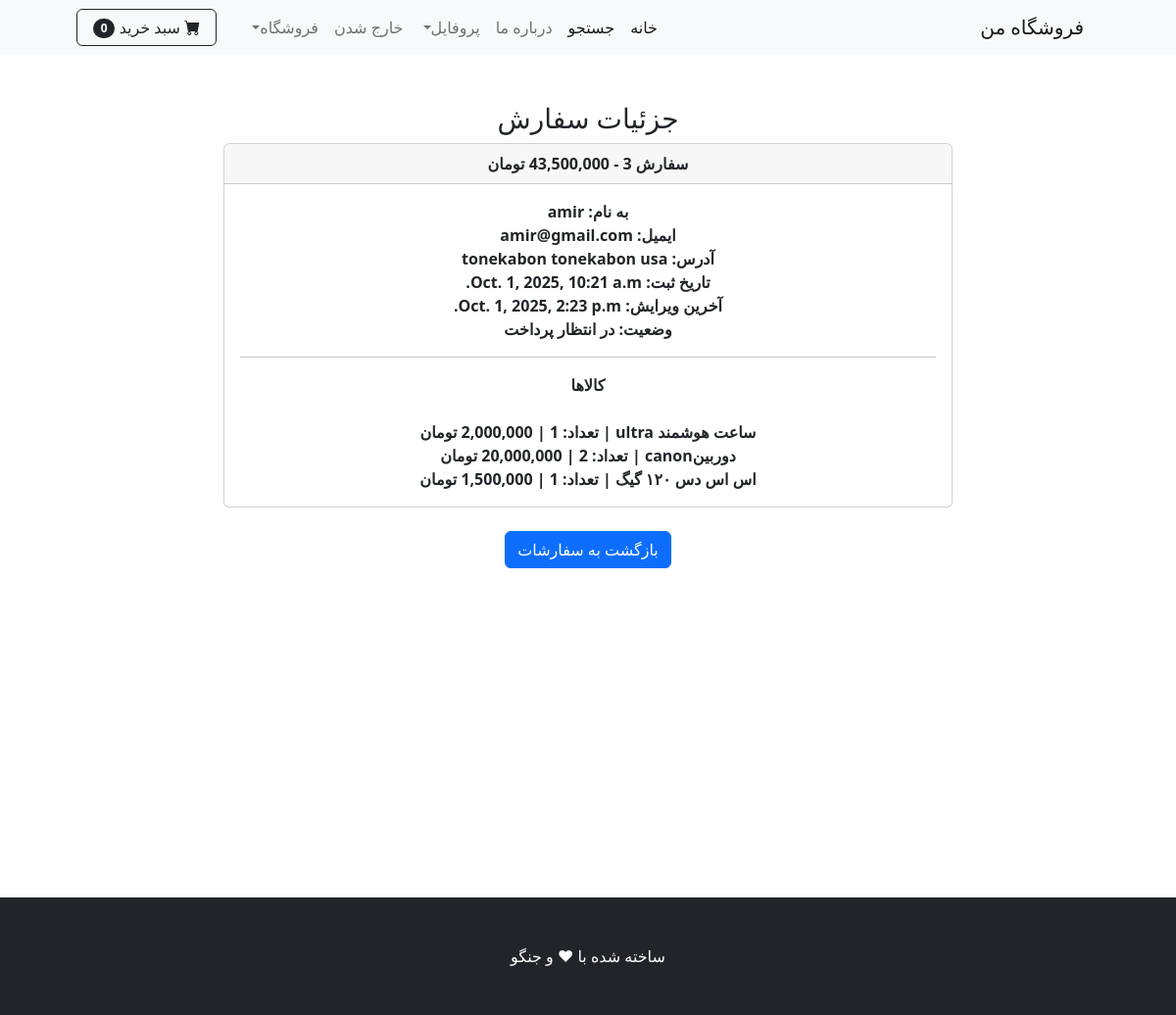
Page /order_details/3 (signed in) on the committed database.
### payment/models.py (models this page shows, shortened)
class Order(models.Model):
    STATUS_ORDER = [
        ('Pending','در انتظار پرداخت'),
        ('Processind','درحال پردازش'),
        ('Shipped','ارسال شده به پست'),
        ('Delivered','تحویل داده شده')
    ]
    user = models.ForeignKey(User, on_delete=models.CASCADE,null=True,blank=True)
    full_name = models.CharField(max_length=250)
    email = models.CharField(max_length=300)
    shipping_address = models.TextField(max_length=150000)
    amount_paid = models.DecimalField(decimal_places=0, max_digits=12)
    date_ordered = models.DateTimeField(auto_now_add=True)
    status = models.CharField(max_length=50,choices=STATUS_ORDER,default='Pending')
    last_update = models.DateTimeField(auto_now=True)

class OrderItem(models.Model):
    order = models.ForeignKey(Order, on_delete=models.CASCADE,null=True)
    product = models.ForeignKey(Product, on_delete=models.CASCADE,null=True)
    user = models.ForeignKey(User, on_delete=models.CASCADE,null=True)
    quantity = models.PositiveIntegerField(default=1)
    price = models.DecimalField(decimal_places=0, max_digits=12)

### shop/models.py (models this page shows)
class Product(models.Model):
    name = models.CharField(max_length=40)
    description = models.CharField(max_length=500, default='', blank=True, null=True)
    price = models.DecimalField(default=0, decimal_places=0, max_digits=12)
    category = models.ForeignKey(Category, on_delete=models.CASCADE, default = 1)
    picture = models.ImageField(upload_to='upload/product/')
    is_sale = models.BooleanField(default=False)
    sale_price = models.DecimalField(default=0, decimal_places=0, max_digits=12)
    def __str__(self):
        return self.name

### shop/views.py (the view)
# urls.py: path('order_details/<int:pk>',views.order_details, name="order_details"),
def order_details(request,pk):
    if request.user.is_authenticated:
        order = Order.objects.get(id=pk)
        items = OrderItem.objects.filter(order=pk)
        context = {
            'order':order,
            'items':items
        }
        return render(request, 'order_details.html',context)
    else:
        messages.success(request,"دسترسی به این صفحه امکان پذیز نمی باشد")
        return redirect('home')

### cart/cart.py (called while the page is built)
    def __len__(self):
        return len(self.cart)

### cart/context_processors.py (called while the page is built)
def cart(request):
    return {'cart':Cart(request)}

### shop/templates/order_details.html
{%  extends 'base.html' %}
{% load humanize %}
{% block content %}
<br><br>
<div class="container">
    <div class="row">
        <center>
            <div class="col-8">
                <h3>جزئیات سفارش</h3>
                <div class="card">
                    <div class="card-header">
                    <b>   سفارش {{ order.id }} - {{ order.amount_paid|intcomma }} تومان</b>
                    </div>
                <div class="card-body">
                    <b>
                    به نام: {{ order.full_name }} <br>
                    ایمیل: {{ order.email }} <br>
                    آدرس: {{ order.shipping_address }} <br>
                    تاریخ ثبت: {{ order.date_ordered }} <br>
                    آخرین ویرایش: {{ order.last_update }} <br>
                    وضعیت: {{ order.get_status_display }}
                    </b>
                    <hr>
                    <b>کالاها</b><br>
                    {% for item in items %} <br>
                        <b>{{ item.product }} | تعداد: {{ item.quantity }} | {{ item.price|intcomma }} تومان</b>
                    {% endfor %}
                </div>
                </div>
                <br>
                <a href="{% url 'orders' %}" class="btn btn-primary">بازگشت به سفارشات</a>
            </div>
        </center>
    </div>
</div>
<br><br><br><br><br><br><br><br><br><br><br><br><br><br>
{% endblock %}

### shop/templates/base.html (shortened to what this page needs)
{% load static %}
{% load humanize %}
<!DOCTYPE html>
<html lang="en">
    <head>
        <link href="https://cdn.jsdelivr.net/npm/bootstrap-icons@1.5.0/font/bootstrap-icons.css" rel="stylesheet" />
        <link href="{% static 'css/styles.css' %}" rel="stylesheet" />
    </head>
    <body dir="rtl">
        {% include 'navbar.html' %}
        {% block content %}
        {% endblock %}
        <footer class="py-5 bg-dark">
            <div class="container"><p class="m-0 text-center text-white">ساخته شده با &hearts; و جنگو</p></div>
        </footer>
    </body>
</html>

### shop/templates/navbar.html (shortened to what this page needs)
<nav class="navbar navbar-expand-lg navbar-light bg-light">
    <div class="container px-4 px-lg-5">
        <a class="navbar-brand" href="{% url 'home' %}">فروشگاه من</a>
        <div class="collapse navbar-collapse" id="navbarSupportedContent">
            <ul class="navbar-nav me-auto mb-2 mb-lg-0 ms-lg-4">
                <li class="nav-item"><a class="nav-link active" aria-current="page" href="{% url 'home' %}">خانه</a></li>
                <li class="nav-item"><a class="nav-link active" aria-current="page" href="{% url 'search' %}">جستجو</a></li>
                <li class="nav-item"><a class="nav-link" href="{% url 'about' %}">درباره ما</a></li>
                {% if user.is_authenticated %}
                <li class="nav-item dropdown">
                    <a class="nav-link dropdown-toggle" id="navbarDropdown" href="{% url 'home' %}" role="button" data-bs-toggle="dropdown" aria-expanded="false">پروفایل</a>
                </li>
                <li class="nav-item"><a class="nav-link" href="{% url 'logout' %}">خارج شدن</a></li>
                {% else %}
                <li class="nav-item"><a class="nav-link" href="{% url 'login' %}">وارد شدن</a></li>
                <li class="nav-item"><a class="nav-link" href="{% url 'signup' %}">ثبت نام</a></li>
                {% endif %}
                <li class="nav-item dropdown">
                    <a class="nav-link dropdown-toggle" id="navbarDropdown" href="{% url 'home' %}" role="button" data-bs-toggle="dropdown" aria-expanded="false">فروشگاه</a>
                </li>
            </ul>
            <form class="d-flex">
                <a href="{% url 'cart_summary' %}" class="btn btn-outline-dark" >
                    <i class="bi-cart-fill me-1"></i>
                    سبد خرید
                    <span class="badge bg-dark text-white ms-1 rounded-pill" id="cart_quantity">{{ cart|length }}</span>
                </a>
            </form>
        </div>
    </div>
</nav>

### rows in the picture
Order: amount_paid "43,500,000", full_name "amir", email "amir@gmail.com", shipping_address "tonekabon tonekabon usa", date_ordered "Oct. 1, 2025, 10:21 a.m.", last_update "Oct. 1, 2025, 2:23 p.m.", status "در انتظار پرداخت"
OrderItem: price "2,000,000"
OrderItem: price "20,000,000"
OrderItem: product "اس اس دس ۱۲۰ گیگ", price "1,500,000"

### other values in the picture
{{ cart|length }} "0"
